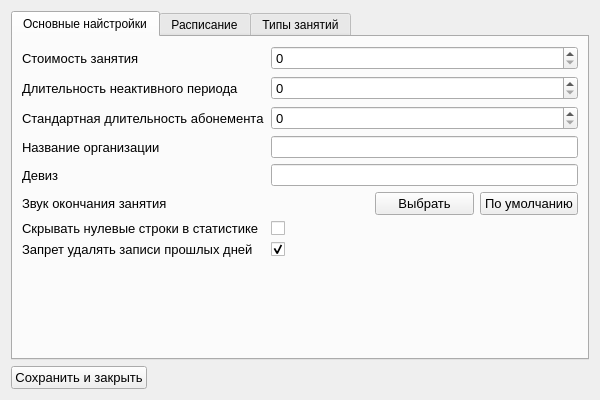
<?xml version="1.0" encoding="UTF-8"?>
<ui version="4.0">
 <class>Form</class>
 <widget class="QWidget" name="Form">
  <property name="geometry">
   <rect>
    <x>0</x>
    <y>0</y>
    <width>600</width>
    <height>400</height>
   </rect>
  </property>
  <property name="windowTitle">
   <string>Окно настроек</string>
  </property>
  <layout class="QGridLayout" name="gridLayout">
   <item row="0" column="0">
    <widget class="QTabWidget" name="tabWidget">
     <property name="currentIndex">
      <number>0</number>
     </property>
     <widget class="QWidget" name="tab">
      <attribute name="title">
       <string>Основные найстройки</string>
      </attribute>
      <layout class="QFormLayout" name="formLayout">
       <item row="0" column="0">
        <widget class="QLabel" name="label_2">
         <property name="font">
          <font>
           <family>Arial</family>
           <pointsize>10</pointsize>
          </font>
         </property>
         <property name="text">
          <string>Стоимость занятия</string>
         </property>
        </widget>
       </item>
       <item row="0" column="1">
        <widget class="QSpinBox" name="lesson_price_sb">
         <property name="font">
          <font>
           <family>Arial</family>
           <pointsize>10</pointsize>
          </font>
         </property>
         <property name="maximum">
          <number>10000</number>
         </property>
         <property name="singleStep">
          <number>50</number>
         </property>
        </widget>
       </item>
       <item row="1" column="0">
        <widget class="QLabel" name="label_4">
         <property name="font">
          <font>
           <family>Arial</family>
           <pointsize>10</pointsize>
          </font>
         </property>
         <property name="text">
          <string>Длительность неактивного периода</string>
         </property>
        </widget>
       </item>
       <item row="1" column="1">
        <widget class="QSpinBox" name="max_non_active_period_sb">
         <property name="font">
          <font>
           <family>Arial</family>
           <pointsize>10</pointsize>
          </font>
         </property>
         <property name="maximum">
          <number>9999</number>
         </property>
        </widget>
       </item>
       <item row="2" column="0">
        <widget class="QLabel" name="label_6">
         <property name="font">
          <font>
           <family>Arial</family>
           <pointsize>10</pointsize>
          </font>
         </property>
         <property name="text">
          <string>Стандартная длительность абонемента</string>
         </property>
        </widget>
       </item>
       <item row="2" column="1">
        <widget class="QSpinBox" name="abonement_duration_sb">
         <property name="font">
          <font>
           <family>Arial</family>
           <pointsize>10</pointsize>
          </font>
         </property>
        </widget>
       </item>
       <item row="3" column="0">
        <widget class="QLabel" name="label_7">
         <property name="font">
          <font>
           <family>Arial</family>
           <pointsize>10</pointsize>
          </font>
         </property>
         <property name="text">
          <string>Название организации</string>
         </property>
        </widget>
       </item>
       <item row="3" column="1">
        <widget class="QLineEdit" name="org_name_le"/>
       </item>
       <item row="4" column="0">
        <widget class="QLabel" name="label_8">
         <property name="font">
          <font>
           <family>Arial</family>
           <pointsize>10</pointsize>
          </font>
         </property>
         <property name="text">
          <string>Девиз</string>
         </property>
        </widget>
       </item>
       <item row="4" column="1">
        <widget class="QLineEdit" name="org_slogan_le"/>
       </item>
       <item row="5" column="0">
        <widget class="QLabel" name="label">
         <property name="font">
          <font>
           <family>Arial</family>
           <pointsize>10</pointsize>
          </font>
         </property>
         <property name="text">
          <string>Звук окончания занятия</string>
         </property>
        </widget>
       </item>
       <item row="6" column="0">
        <widget class="QLabel" name="label_5">
         <property name="font">
          <font>
           <family>Arial</family>
           <pointsize>10</pointsize>
          </font>
         </property>
         <property name="text">
          <string>Скрывать нулевые строки в статистике</string>
         </property>
        </widget>
       </item>
       <item row="6" column="1">
        <widget class="QCheckBox" name="hide_zero_rows_chb">
         <property name="text">
          <string/>
         </property>
        </widget>
       </item>
       <item row="7" column="0">
        <widget class="QLabel" name="label_3">
         <property name="font">
          <font>
           <family>Arial</family>
           <pointsize>10</pointsize>
          </font>
         </property>
         <property name="text">
          <string>Запрет удалять записи прошлых дней</string>
         </property>
        </widget>
       </item>
       <item row="7" column="1">
        <widget class="QCheckBox" name="can_delete_chb">
         <property name="text">
          <string/>
         </property>
         <property name="checked">
          <bool>true</bool>
         </property>
        </widget>
       </item>
       <item row="5" column="1">
        <layout class="QHBoxLayout" name="horizontalLayout">
         <item>
          <widget class="QLabel" name="sound_label">
           <property name="font">
            <font>
             <family>Arial</family>
             <pointsize>10</pointsize>
            </font>
           </property>
           <property name="text">
            <string/>
           </property>
          </widget>
         </item>
         <item>
          <widget class="QPushButton" name="select_btn">
           <property name="font">
            <font>
             <family>Arial</family>
             <pointsize>10</pointsize>
            </font>
           </property>
           <property name="text">
            <string>Выбрать</string>
           </property>
          </widget>
         </item>
         <item>
          <widget class="QPushButton" name="standart_dtn">
           <property name="font">
            <font>
             <family>Arial</family>
             <pointsize>10</pointsize>
            </font>
           </property>
           <property name="text">
            <string>По умолчанию</string>
           </property>
          </widget>
         </item>
        </layout>
       </item>
      </layout>
     </widget>
     <widget class="QWidget" name="tab_2">
      <attribute name="title">
       <string>Расписание</string>
      </attribute>
      <layout class="QGridLayout" name="gridLayout_4">
       <item row="0" column="0">
        <widget class="QGroupBox" name="days_gb">
         <property name="title">
          <string>День недели</string>
         </property>
         <layout class="QGridLayout" name="gridLayout_3">
          <item row="4" column="0">
           <widget class="QRadioButton" name="fri_rb">
            <property name="text">
             <string>Пятница</string>
            </property>
           </widget>
          </item>
          <item row="0" column="0">
           <widget class="QRadioButton" name="mon_rb">
            <property name="text">
             <string>Понедельник</string>
            </property>
            <property name="checked">
             <bool>true</bool>
            </property>
           </widget>
          </item>
          <item row="5" column="0">
           <widget class="QRadioButton" name="sat_rb">
            <property name="text">
             <string>Суббота</string>
            </property>
           </widget>
          </item>
          <item row="2" column="0">
           <widget class="QRadioButton" name="wed_rb">
            <property name="text">
             <string>Среда</string>
            </property>
           </widget>
          </item>
          <item row="1" column="0">
           <widget class="QRadioButton" name="tue_rb">
            <property name="text">
             <string>Вторник</string>
            </property>
           </widget>
          </item>
          <item row="3" column="0">
           <widget class="QRadioButton" name="thu_rb">
            <property name="text">
             <string>Четверг</string>
            </property>
           </widget>
          </item>
          <item row="6" column="0">
           <widget class="QRadioButton" name="sun_rb">
            <property name="text">
             <string>Воскресенье</string>
            </property>
           </widget>
          </item>
         </layout>
        </widget>
       </item>
       <item row="1" column="1">
        <widget class="QPushButton" name="add_lesson_btn">
         <property name="sizePolicy">
          <sizepolicy hsizetype="Minimum" vsizetype="Fixed">
           <horstretch>0</horstretch>
           <verstretch>0</verstretch>
          </sizepolicy>
         </property>
         <property name="maximumSize">
          <size>
           <width>200</width>
           <height>16777215</height>
          </size>
         </property>
         <property name="text">
          <string>Добавить занятие</string>
         </property>
        </widget>
       </item>
       <item row="0" column="1">
        <widget class="QTableWidget" name="lessons_table">
         <column>
          <property name="text">
           <string>id</string>
          </property>
         </column>
         <column>
          <property name="text">
           <string>Тип занятия</string>
          </property>
         </column>
         <column>
          <property name="text">
           <string>Время</string>
          </property>
         </column>
         <column>
          <property name="text">
           <string/>
          </property>
         </column>
        </widget>
       </item>
      </layout>
     </widget>
     <widget class="QWidget" name="tab_3">
      <attribute name="title">
       <string>Типы занятий</string>
      </attribute>
      <layout class="QGridLayout" name="gridLayout_2">
       <item row="0" column="0">
        <widget class="QTableWidget" name="lesson_types_table">
         <column>
          <property name="text">
           <string>id</string>
          </property>
         </column>
         <column>
          <property name="text">
           <string>Тип занятия</string>
          </property>
         </column>
         <column>
          <property name="text">
           <string>Время занятия</string>
          </property>
         </column>
         <column>
          <property name="text">
           <string>Цвет занятия</string>
          </property>
         </column>
         <column>
          <property name="text">
           <string/>
          </property>
         </column>
        </widget>
       </item>
      </layout>
     </widget>
    </widget>
   </item>
   <item row="1" column="0">
    <widget class="QPushButton" name="save_btn">
     <property name="sizePolicy">
      <sizepolicy hsizetype="Fixed" vsizetype="Fixed">
       <horstretch>0</horstretch>
       <verstretch>0</verstretch>
      </sizepolicy>
     </property>
     <property name="font">
      <font>
       <family>Arial</family>
       <pointsize>10</pointsize>
      </font>
     </property>
     <property name="text">
      <string>Сохранить и закрыть</string>
     </property>
    </widget>
   </item>
  </layout>
 </widget>
 <resources/>
 <connections/>
</ui>
